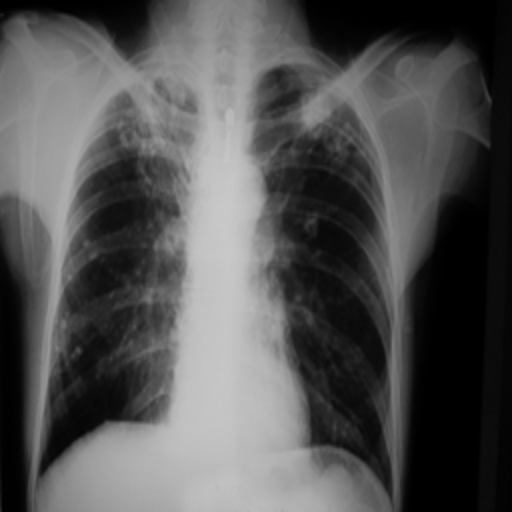
#> input picture temp_display_image.png, 512 x 512 px
$ jupyter execute SpotumAI.ipynb
#> lines starting #> are read from the running program, lines starting #| are printed output that depends on the picture
#> the answer given: temp_display_image.png
[cell 1]
import os
import numpy as np
import mindspore as ms
from mindspore import context, Tensor
from mindspore.train import Model
from mindspore.train.serialization import load_checkpoint, load_param_into_net
from mindspore.dataset.transforms import vision
from mindspore.nn import Softmax, Sigmoid
from PIL import Image
import matplotlib.pyplot as plt

from resnet50_arch import resnet50

[cell 2]
cfg = {
    'HEIGHT': 224,
    'WIDTH': 224,
    '_R_MEAN': 123.68,
    '_G_MEAN': 116.78,
    '_B_MEAN': 103.94,
    '_R_STD': 1,
    '_G_STD': 1,
    '_B_STD': 1,
    'num_class': 2,
    'model_path': '../best_model.ckpt'
}

[cell 3]
class_names = {0: 'Normal', 1: 'Tuberculosis'}

[cell 4]
def preprocess_image(image_path):

#> called with image_path = 'temp_display_image.png'
    image = Image.open(image_path).convert('RGB')
    image = image.resize((cfg['WIDTH'], cfg['HEIGHT']))
#> image: PIL image 224x224 RGB
    image = np.array(image).astype(np.float32)
#> image: shape (224, 224, 3) float32

    # Normalize the image
    image = (image - [cfg['_R_MEAN'], cfg['_G_MEAN'], cfg['_B_MEAN']]) / [cfg['_R_STD'], cfg['_G_STD'], cfg['_B_STD']]
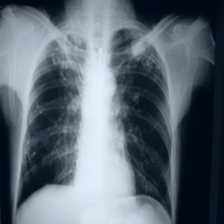
#> image: shape (224, 224, 3) float64; mean R, G, B -40.2, -33.3, -20.5; drawn with min black and max white
    image = np.transpose(image, (2, 0, 1))
    image = np.expand_dims(image, axis=0)

    return Tensor(image, ms.float32)

def load_model():

    net = resnet50(class_num=cfg['num_class'])

    param_dict = load_checkpoint(cfg['model_path'])
    load_param_into_net(net, param_dict)

    model = Model(net)

    return model

def predict(image_path):

    image = preprocess_image(image_path)
    model = load_model()

    # Predict and calculate confidence level
    output = model.predict(image)
    softmax = Softmax()
    probabilities = softmax(output).asnumpy()
    predicted_class = np.argmax(probabilities, axis=1)[0]

    return class_names[predicted_class], probabilities[0][predicted_class]

def spotum_AI(image_path):

    predicted_class, confidence = predict(image_path)

    print(f"Prediction: {predicted_class}")
    print(f"Confidence: {confidence:.2f}")

    # Dispaly the results accordingly
    image = Image.open(image_path)
    plt.imshow(image)
    plt.title(f"Predicted: {predicted_class} ({confidence:.2f})")
    plt.axis('off')
    plt.show()

[cell 5]
if __name__ == '__main__':
    print("****************************************************************** SPOTUM AI ******************************************************************\n");
    image_path = input("\tEnter the filename/path of chest radiography image: ")
    if os.path.exists(image_path):
        spotum_AI(image_path)
#> (the call stopped at in preprocess_image, `return Tensor(image, ms.float32)`: mindspore is not available in this run)
